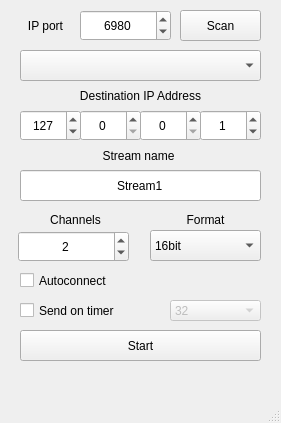
<?xml version="1.0" encoding="UTF-8"?>
<ui version="4.0">
 <class>vban_emitter</class>
 <widget class="QMainWindow" name="vban_emitter">
  <property name="geometry">
   <rect>
    <x>0</x>
    <y>0</y>
    <width>281</width>
    <height>423</height>
   </rect>
  </property>
  <property name="windowTitle">
   <string>VBAN emitter</string>
  </property>
  <widget class="QWidget" name="centralwidget">
   <widget class="QLabel" name="label">
    <property name="geometry">
     <rect>
      <x>20</x>
      <y>204</y>
      <width>111</width>
      <height>31</height>
     </rect>
    </property>
    <property name="text">
     <string>Channels</string>
    </property>
    <property name="alignment">
     <set>Qt::AlignCenter</set>
    </property>
   </widget>
   <widget class="QSpinBox" name="spinBox">
    <property name="geometry">
     <rect>
      <x>18</x>
      <y>231</y>
      <width>111</width>
      <height>31</height>
     </rect>
    </property>
    <property name="alignment">
     <set>Qt::AlignCenter</set>
    </property>
    <property name="minimum">
     <number>1</number>
    </property>
    <property name="maximum">
     <number>256</number>
    </property>
    <property name="value">
     <number>2</number>
    </property>
   </widget>
   <widget class="QLabel" name="label_2">
    <property name="geometry">
     <rect>
      <x>150</x>
      <y>204</y>
      <width>111</width>
      <height>31</height>
     </rect>
    </property>
    <property name="text">
     <string>Format</string>
    </property>
    <property name="alignment">
     <set>Qt::AlignCenter</set>
    </property>
   </widget>
   <widget class="QComboBox" name="comboBox">
    <property name="geometry">
     <rect>
      <x>150</x>
      <y>230</y>
      <width>111</width>
      <height>31</height>
     </rect>
    </property>
    <property name="maxVisibleItems">
     <number>3</number>
    </property>
    <item>
     <property name="text">
      <string>16bit</string>
     </property>
    </item>
    <item>
     <property name="text">
      <string>24bit</string>
     </property>
    </item>
    <item>
     <property name="text">
      <string>32float</string>
     </property>
    </item>
   </widget>
   <widget class="QCheckBox" name="checkBox">
    <property name="enabled">
     <bool>true</bool>
    </property>
    <property name="geometry">
     <rect>
      <x>20</x>
      <y>270</y>
      <width>191</width>
      <height>21</height>
     </rect>
    </property>
    <property name="text">
     <string>Autoconnect</string>
    </property>
   </widget>
   <widget class="QCheckBox" name="checkBox_2">
    <property name="geometry">
     <rect>
      <x>20</x>
      <y>300</y>
      <width>141</width>
      <height>21</height>
     </rect>
    </property>
    <property name="text">
     <string>Send on timer</string>
    </property>
   </widget>
   <widget class="QLabel" name="label_3">
    <property name="geometry">
     <rect>
      <x>20</x>
      <y>80</y>
      <width>241</width>
      <height>31</height>
     </rect>
    </property>
    <property name="text">
     <string>Destination IP Address</string>
    </property>
    <property name="alignment">
     <set>Qt::AlignCenter</set>
    </property>
   </widget>
   <widget class="QSpinBox" name="spinBox_2">
    <property name="geometry">
     <rect>
      <x>20</x>
      <y>110</y>
      <width>61</width>
      <height>31</height>
     </rect>
    </property>
    <property name="alignment">
     <set>Qt::AlignCenter</set>
    </property>
    <property name="minimum">
     <number>0</number>
    </property>
    <property name="maximum">
     <number>255</number>
    </property>
    <property name="value">
     <number>127</number>
    </property>
   </widget>
   <widget class="QSpinBox" name="spinBox_3">
    <property name="geometry">
     <rect>
      <x>80</x>
      <y>110</y>
      <width>61</width>
      <height>31</height>
     </rect>
    </property>
    <property name="alignment">
     <set>Qt::AlignCenter</set>
    </property>
    <property name="minimum">
     <number>0</number>
    </property>
    <property name="maximum">
     <number>255</number>
    </property>
    <property name="value">
     <number>0</number>
    </property>
   </widget>
   <widget class="QSpinBox" name="spinBox_4">
    <property name="geometry">
     <rect>
      <x>140</x>
      <y>110</y>
      <width>61</width>
      <height>31</height>
     </rect>
    </property>
    <property name="alignment">
     <set>Qt::AlignCenter</set>
    </property>
    <property name="minimum">
     <number>0</number>
    </property>
    <property name="maximum">
     <number>255</number>
    </property>
    <property name="value">
     <number>0</number>
    </property>
   </widget>
   <widget class="QSpinBox" name="spinBox_5">
    <property name="geometry">
     <rect>
      <x>200</x>
      <y>110</y>
      <width>61</width>
      <height>31</height>
     </rect>
    </property>
    <property name="alignment">
     <set>Qt::AlignCenter</set>
    </property>
    <property name="minimum">
     <number>0</number>
    </property>
    <property name="maximum">
     <number>255</number>
    </property>
    <property name="value">
     <number>1</number>
    </property>
   </widget>
   <widget class="QLabel" name="label_4">
    <property name="geometry">
     <rect>
      <x>10</x>
      <y>10</y>
      <width>71</width>
      <height>31</height>
     </rect>
    </property>
    <property name="text">
     <string>IP port</string>
    </property>
    <property name="alignment">
     <set>Qt::AlignCenter</set>
    </property>
   </widget>
   <widget class="QSpinBox" name="spinBox_6">
    <property name="geometry">
     <rect>
      <x>80</x>
      <y>10</y>
      <width>91</width>
      <height>31</height>
     </rect>
    </property>
    <property name="alignment">
     <set>Qt::AlignCenter</set>
    </property>
    <property name="minimum">
     <number>0</number>
    </property>
    <property name="maximum">
     <number>65535</number>
    </property>
    <property name="value">
     <number>6980</number>
    </property>
   </widget>
   <widget class="QPushButton" name="pushButton">
    <property name="geometry">
     <rect>
      <x>20</x>
      <y>330</y>
      <width>241</width>
      <height>31</height>
     </rect>
    </property>
    <property name="text">
     <string>Start</string>
    </property>
   </widget>
   <widget class="QLabel" name="label_5">
    <property name="geometry">
     <rect>
      <x>18</x>
      <y>140</y>
      <width>241</width>
      <height>31</height>
     </rect>
    </property>
    <property name="text">
     <string>Stream name</string>
    </property>
    <property name="alignment">
     <set>Qt::AlignCenter</set>
    </property>
   </widget>
   <widget class="QLineEdit" name="lineEdit">
    <property name="geometry">
     <rect>
      <x>20</x>
      <y>170</y>
      <width>241</width>
      <height>31</height>
     </rect>
    </property>
    <property name="text">
     <string>Stream1</string>
    </property>
    <property name="alignment">
     <set>Qt::AlignCenter</set>
    </property>
   </widget>
   <widget class="QComboBox" name="comboBox_2">
    <property name="enabled">
     <bool>false</bool>
    </property>
    <property name="geometry">
     <rect>
      <x>170</x>
      <y>300</y>
      <width>91</width>
      <height>21</height>
     </rect>
    </property>
    <property name="editable">
     <bool>false</bool>
    </property>
    <property name="maxVisibleItems">
     <number>3</number>
    </property>
    <item>
     <property name="text">
      <string>32</string>
     </property>
    </item>
    <item>
     <property name="text">
      <string>64</string>
     </property>
    </item>
    <item>
     <property name="text">
      <string>128</string>
     </property>
    </item>
    <item>
     <property name="text">
      <string>256</string>
     </property>
    </item>
   </widget>
   <widget class="QPushButton" name="pushButton_2">
    <property name="geometry">
     <rect>
      <x>180</x>
      <y>10</y>
      <width>81</width>
      <height>31</height>
     </rect>
    </property>
    <property name="text">
     <string>Scan</string>
    </property>
   </widget>
   <widget class="QComboBox" name="comboBox_3">
    <property name="geometry">
     <rect>
      <x>20</x>
      <y>50</y>
      <width>241</width>
      <height>31</height>
     </rect>
    </property>
   </widget>
  </widget>
  <widget class="QMenuBar" name="menubar">
   <property name="geometry">
    <rect>
     <x>0</x>
     <y>0</y>
     <width>281</width>
     <height>24</height>
    </rect>
   </property>
  </widget>
  <widget class="QStatusBar" name="statusbar"/>
 </widget>
 <resources/>
 <connections/>
</ui>
